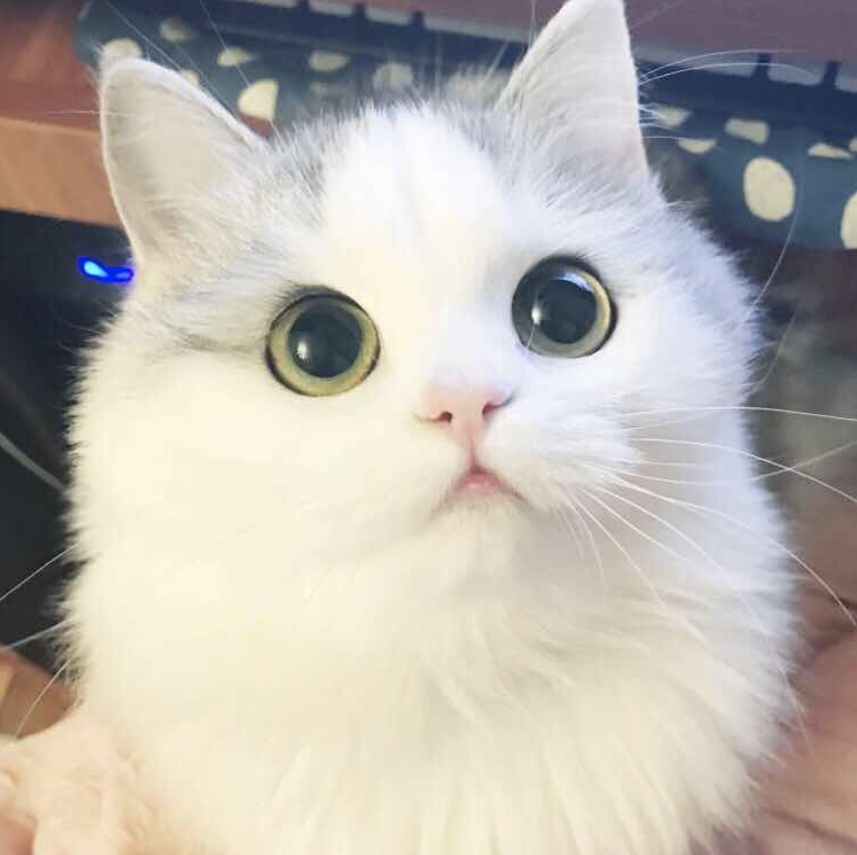
#> input picture pythonProject/00/img1.png, 1714 x 1710 px, found by its file name (shown at 1/2 size)
$ python 00.py
#> lines starting #> are read from the running program, lines starting #| are printed output that depends on the picture
#第 0000 题： 将你的 QQ 头像（或者微博头像）右上角加上红色的数字，类似于微信未读信息数量那种提示效果。 类似于图中效果

from PIL import Image, ImageFont, ImageDraw

image = Image.open("/Users/sally/Documents/python-study/python - practise/00/img1.png")
#> image is the input picture: PIL image 1714x1710 RGBA; mean R, G, B, A 184.9, 179.9, 172.7, 255
w, h = image.size
#> w = 1714; h = 1710
image.thumbnail((w//2, h//2))
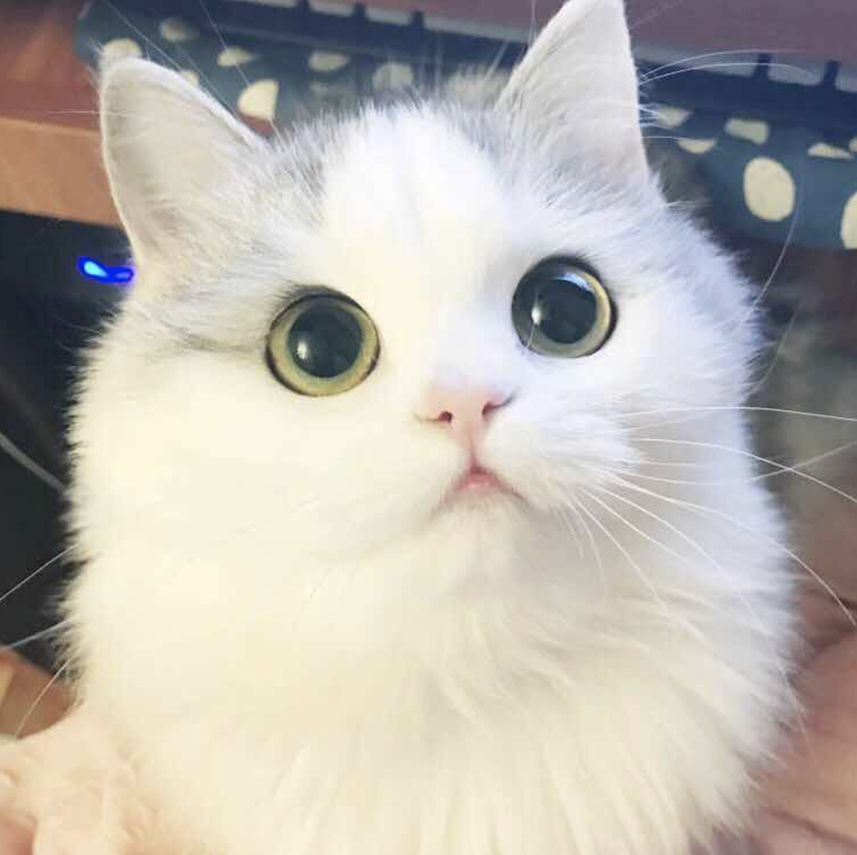
#> image: PIL image 857x855 RGBA; mean R, G, B, A 184.9, 179.9, 172.7, 255
font = ImageFont.truetype('Arial.ttf', 50)
draw = ImageDraw.Draw(image)
draw.text((4.5*w/10, 0), '100', fill=(200, 0, 0), font=font)
image.save('img2.png', 'png')
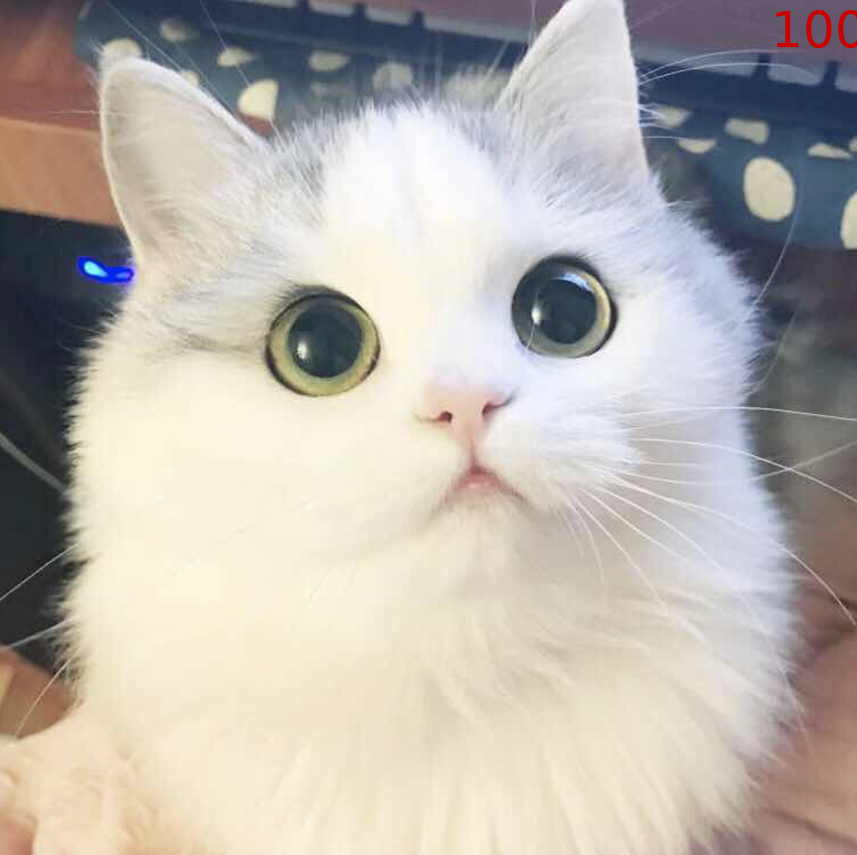
#> saved as img2.png: PIL image 857x855 RGBA; mean R, G, B, A 185.1, 179.8, 172.5, 255
